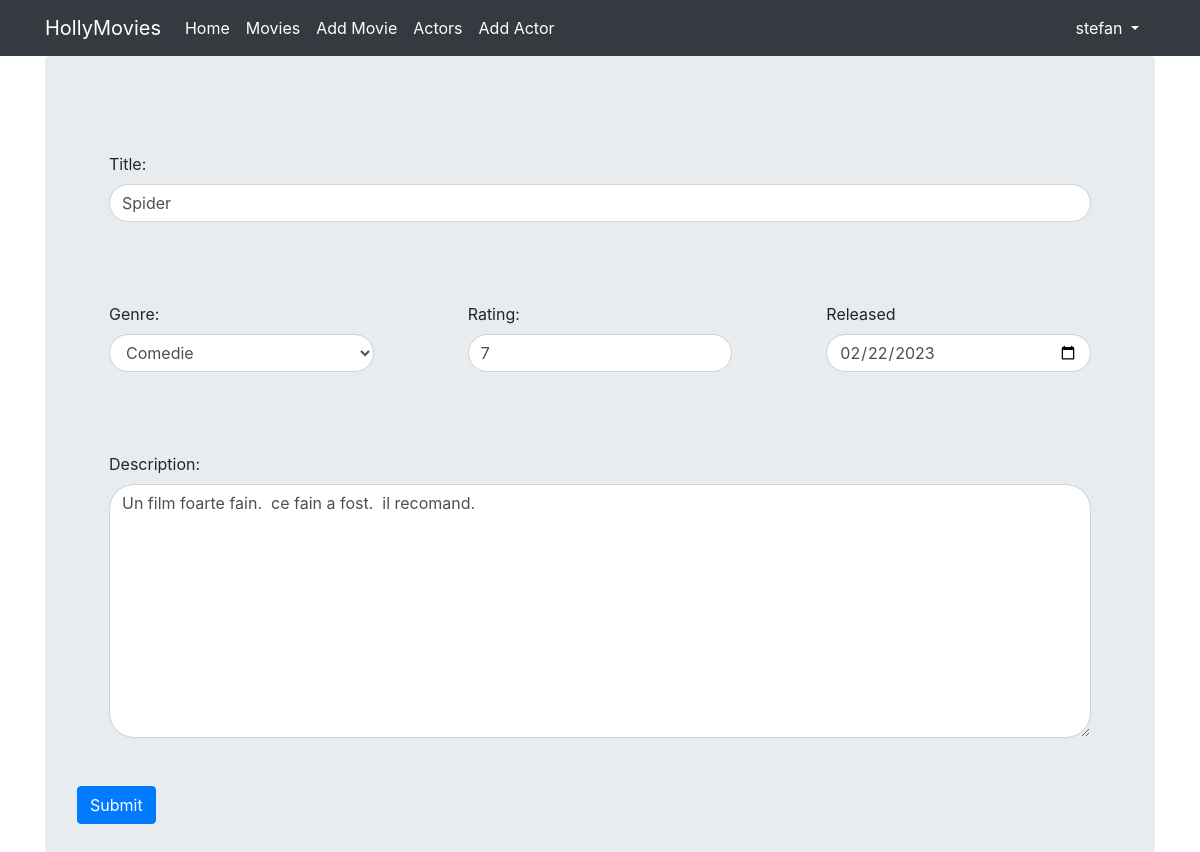
Page /movies/update/5 (signed in) on the earlier database version.
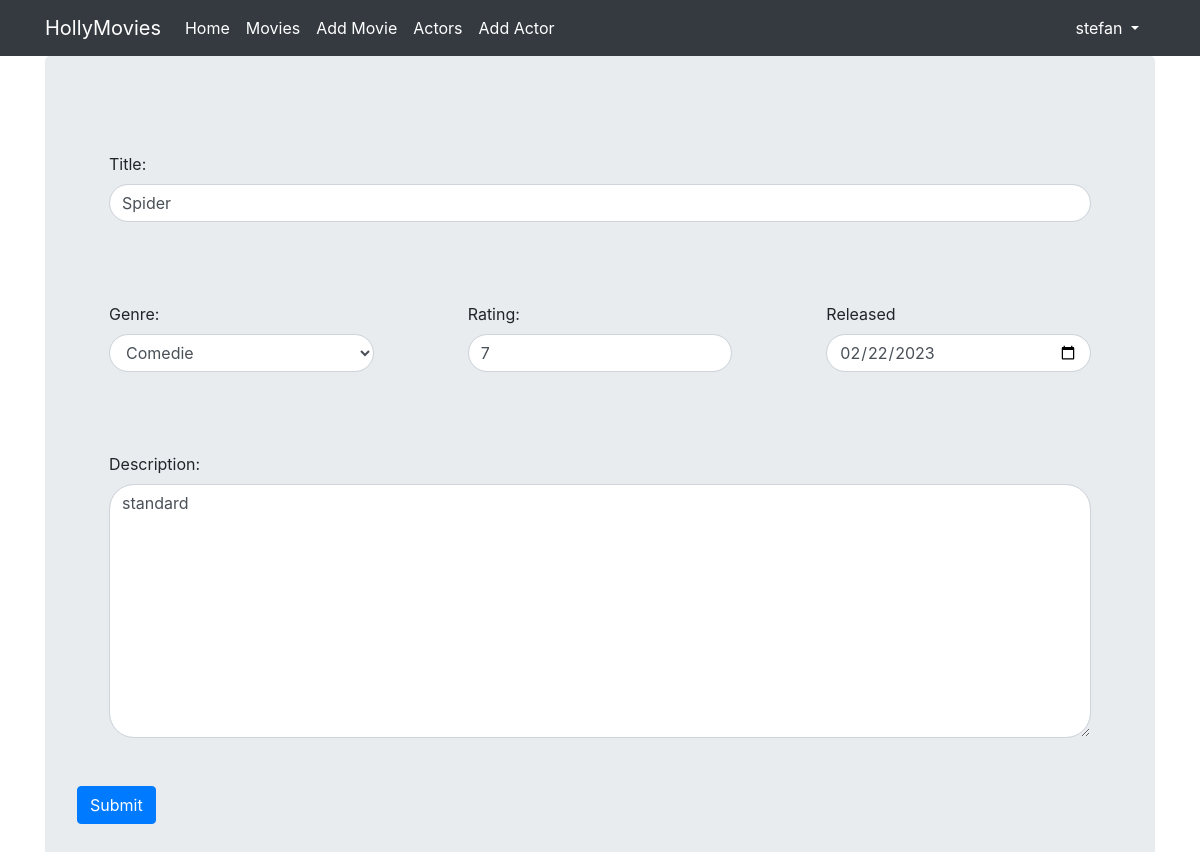
Same page on the later database version.
### viewer/models.py (models this page shows, shortened)
class Movie(models.Model):
    class Meta:
        verbose_name_plural = 'Filme'
    title = CharField(max_length=128)
    rating = IntegerField()
    released = DateField()
    description = TextField()
    genre = ForeignKey(Genre, on_delete=DO_NOTHING)
    created = DateTimeField(auto_now_add=True)
    actors = ManyToManyField(Actor)

### viewer/views.py (the view)
# urls.py: path('update/<pk>', MovieUpdateView.as_view(), name='movies_update'),
class MovieUpdateView(PermissionRequiredMixin, UpdateView):
    template_name = 'movie_form.html'
    form_class = MovieForm
    model = Movie
    success_url = reverse_lazy('viewer:movies')
    permission_required = 'viewer.change_movie'

### viewer/forms.py (shortened to what this page needs)
class MovieForm(ModelForm):
    class Meta:
        model = Movie
        fields = '__all__'
    def __init__(self, *args, **kwargs):
        super().__init__(*args, **kwargs)
        v_fields = self.visible_fields()
        for field in v_fields:
            field.field.widget.attrs['class'] = 'form-control'
    title = CharField(max_length=128, validators=[capitalized_validator])
    released = PastDateField(widget=DateInput)
    rating = IntegerField(min_value=1, max_value=10)

### viewer/models.py (called while the page is built)
    def __str__(self):
        return self.name

### viewer/templates/movie_form.html (shortened to what this page needs)
{% extends 'base.html' %}
{% block content %}
<form method="post">
  <div class="form-group">
    <label for="{{ form.title.id_for_label }}">Title:</label>
    {{ form.title }}
  </div>
  <div class="row">
    <div class="col">
      <div class="form-group">
        <label for="{{ form.genre.id_for_label }}">Genre:</label>
        {{ form.genre }}
      </div>
    </div>
    <div class="col">
      <div class="form-group">
        <label for="{{ form.rating.id_for_label }}">Rating:</label>
        {{ form.rating }}
      </div>
    </div>
    <div class="col">
      <div class="form-group">
        <label for="{{ form.released.id_for_label }}">Released</label>
        {{ form.released }}
      </div>
    </div>
  </div>
  <div class="form-group">
    <label for="{{ form.description.id_for_label }}">Description:</label>
    {{ form.description }}
  </div>
  <input type="submit" value="Submit" class="btn btn-primary">
</form>
{% endblock %}

Differences in the rows shown:
changed Movie "Spider": description "Un film foarte fain. ce fain a fost. il recomand." → "standard"
